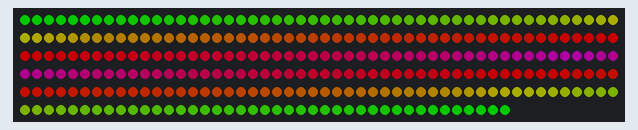
Recording of a sketch running on a simulated Arduino Uno, built with avr-gcc and run on an emulated ATmega328P. Shown: 291 RGB LEDs in strip order, left to right, continuing on the next row. Dim RGB values are drawn brighter than linear.

Above: at 5.6 s.

The sketch:

rainbow_mirror_pulse.ino
```cpp
#include <Adafruit_NeoPixel.h>

#define PIN 6
#define SIZE 291
#define BRIGHTNESS 100
#define OFFSET 47
#define REP 1
#define SPEED 1

// setup of the neopixel strip object
Adafruit_NeoPixel strip = Adafruit_NeoPixel(SIZE, PIN, NEO_GRB + NEO_KHZ800);

// one time function
void setup() {
  strip.begin();
  strip.setBrightness(BRIGHTNESS); //adjust brightness here
  strip.show(); // Initialize all pixels txo 'off'
}

// run till stop
void loop() {
  MirrorRainbow();
}

// the rainbow equally distributed
void MirrorRainbow() {
  uint16_t i, j;
  for(j=0; j < 256; j++) {
    for(i=0; i <= strip.numPixels()/2 ; i++) {
      strip.setPixelColor(i, ColorWheel( ((i *256 *REP /strip.numPixels()) +j *SPEED) &255) );
      strip.setPixelColor(strip.numPixels()-i, ColorWheel( ((i *256 *REP /strip.numPixels()) +j *SPEED) &255) );
    }
    strip.show();
  }
}

// Input a value 0 to 255 to get a color value.
// The colours are a transition r - g - b - back to r.
uint32_t ColorWheel(byte WheelPos) {
  if(WheelPos < 85) {
   return strip.Color(WheelPos * 3, 255 - WheelPos * 3, 0);
  } else if(WheelPos < 170) {
   WheelPos -= 85;
   return strip.Color(255 - WheelPos * 3, 0, WheelPos * 3);
  } else {
   WheelPos -= 170;
   return strip.Color(0, WheelPos * 3, 255 - WheelPos * 3);
  }
}
```
